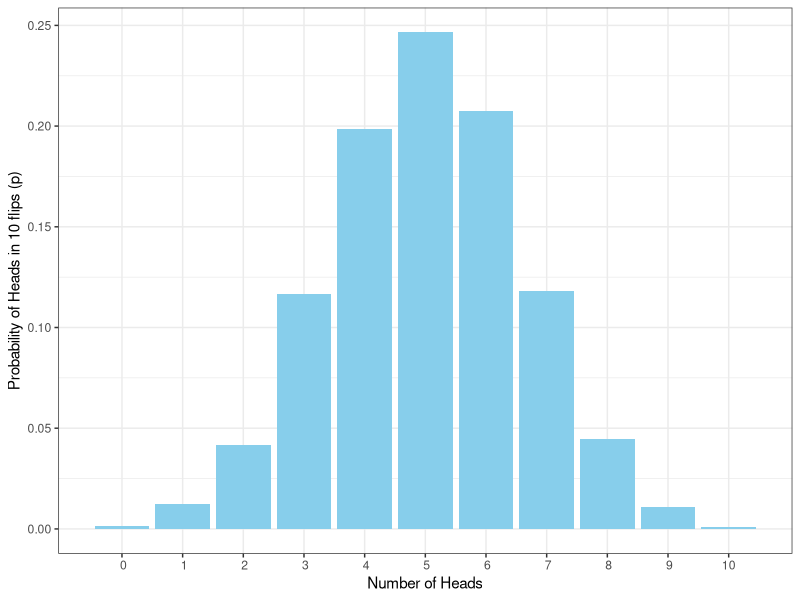
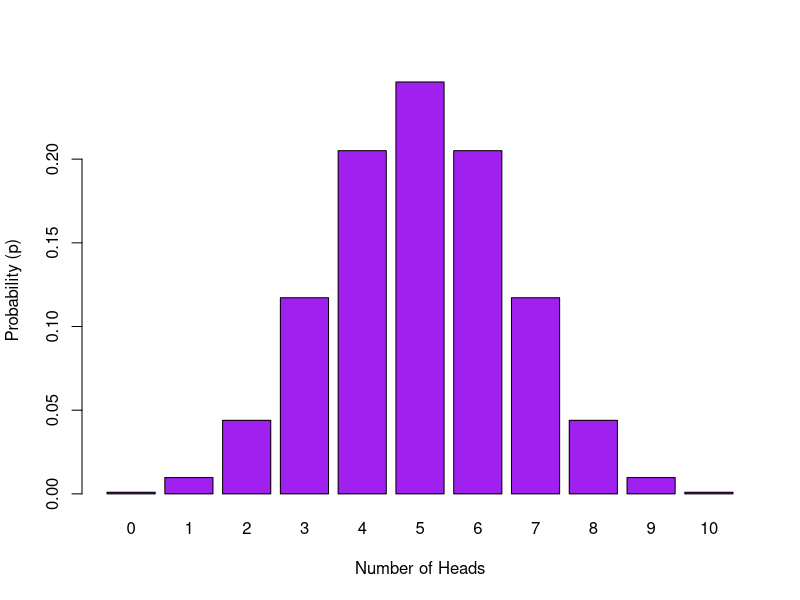
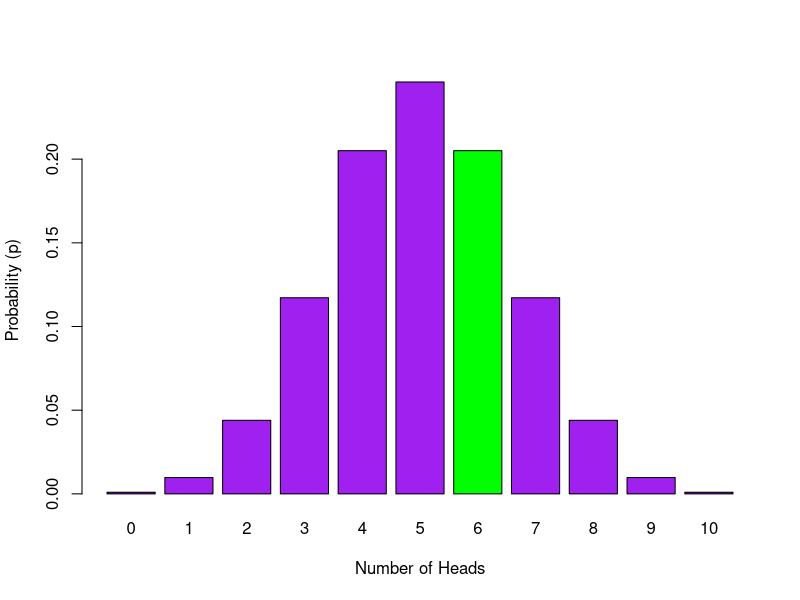
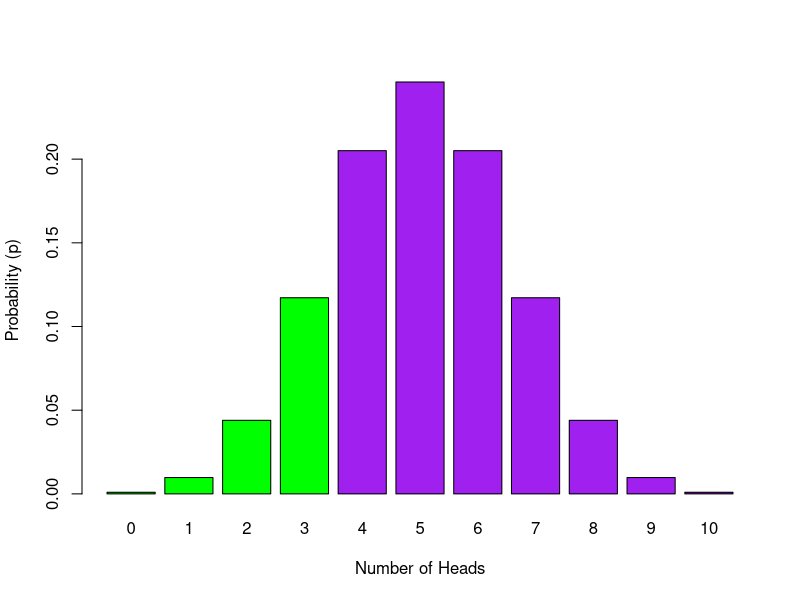
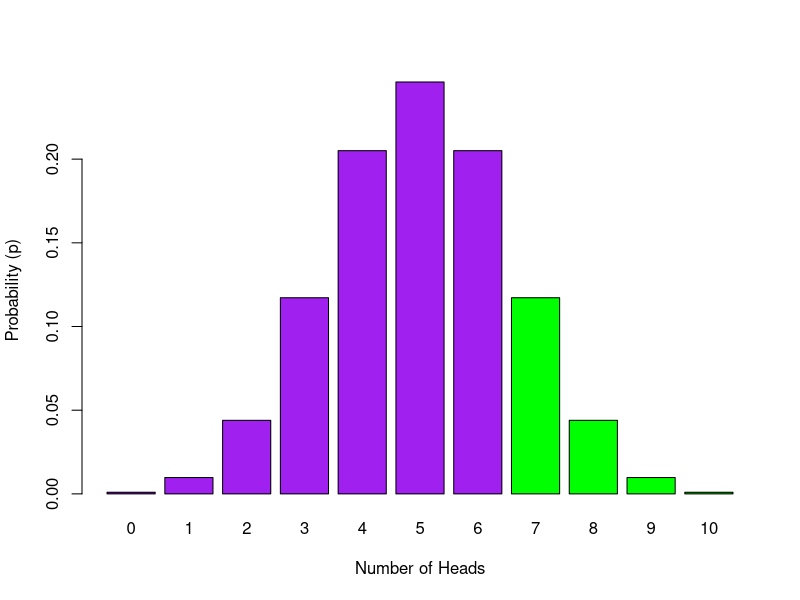

These charts were generated, in order, by the following R code:
## ---- chunk 1
library("tidyverse")
sample(c("HEADS", "TAILS"), 10, TRUE) 
## ---- chunk 2
sample(0:1, 10, TRUE) %>% sum() 
## ---- chunk 3
heads10k <- replicate(10000, sample(0:1, 10, TRUE) %>% sum())   
## ---- chunk 4
glimpse(heads10k)
## ---- chunk 5
data10k <- data_frame(heads = heads10k) %>%   # convert to a data frame 
                group_by(heads) %>%           # group by number of possibilities
                summarise(n = n(), p=n/10000) # count occurances of possibility,
                                              # & calculate probability (p) of
                                              # each
## ---- chunk 6
ggplot(data10k, aes(heads,p)) + 
  geom_col(fill = "skyblue") + 
  labs(x = "Number of Heads", y = "Probability of Heads in 10 flips (p)") +
  theme_bw() +
  scale_x_discrete(limits=0:10)
## ---- chunk 7
dbinom(3, 10, 0.5)
## ---- chunk 8
dbinom(0:10, 10, 0.5)
## ---- chunk 9
barplot(dbinom(0:10, 10, 0.5), 
        names.arg = 0:10, 
        xlab = 'Number of Heads', 
        ylab = 'Probability (p)', 
        col = 'purple')  
## ---- chunk 10
dbinom(6, 10, 0.5)  # we only have to change the first (x) argument
## ---- chunk 11
barplot(dbinom(0:10, 10, 0.5), names.arg = 0:10, xlab = 'Number of Heads', ylab = 'Probability (p)' , col= c('purple', 'purple', 'purple', 'purple', 'purple', 'purple', 'green', 'purple', 'purple', 'purple', 'purple' ))
## ---- chunk 12
dbinom(0:3, 10, 0.5) %>% sum()
## ---- chunk 13
pbinom(3, 10, 0.5, lower.tail = TRUE)  
## ---- chunk 14
barplot(dbinom(0:10, 10, 0.5), names.arg = 0:10, xlab = 'Number of Heads', ylab = 'Probability (p)' , col= c('green', 'green', 'green', 'green', 'purple', 'purple', 'purple', 'purple', 'purple', 'purple', 'purple' ))
## ---- chunk 15
pbinom(6, 10, 0.5, lower.tail = FALSE) 
## ---- chunk 16
barplot(dbinom(0:10, 10, 0.5), names.arg = 0:10, xlab = 'Number of Heads', ylab = 'Probability (p)' , col= c('purple', 'purple', 'purple', 'purple', 'purple', 'purple', 'purple', 'green', 'green', 'green', 'green' ))
## ---- chunk 17
qbinom(.05, 10, 0.5) 
